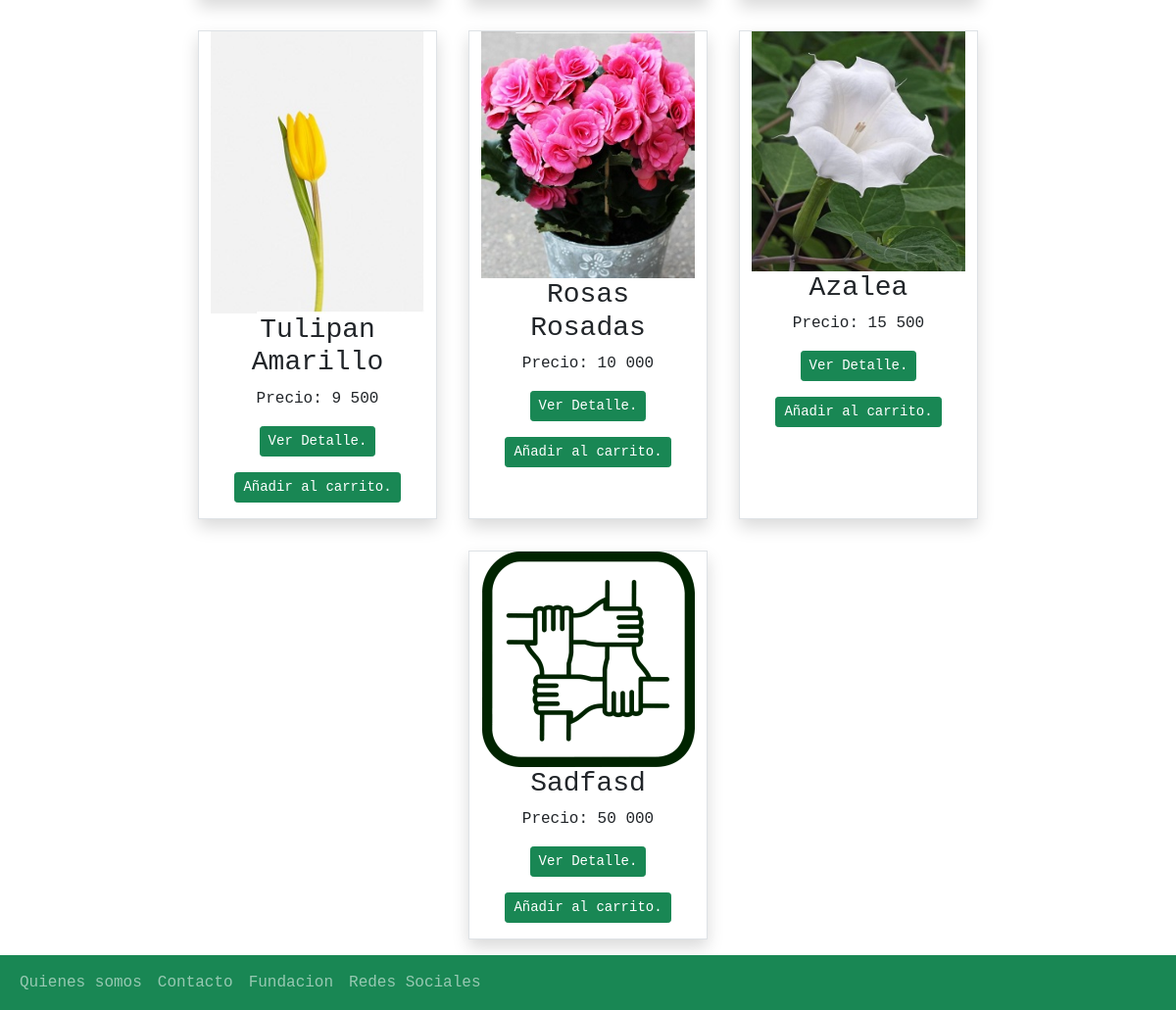
/flores/ (lower part), run on an earlier commit of the app's database.
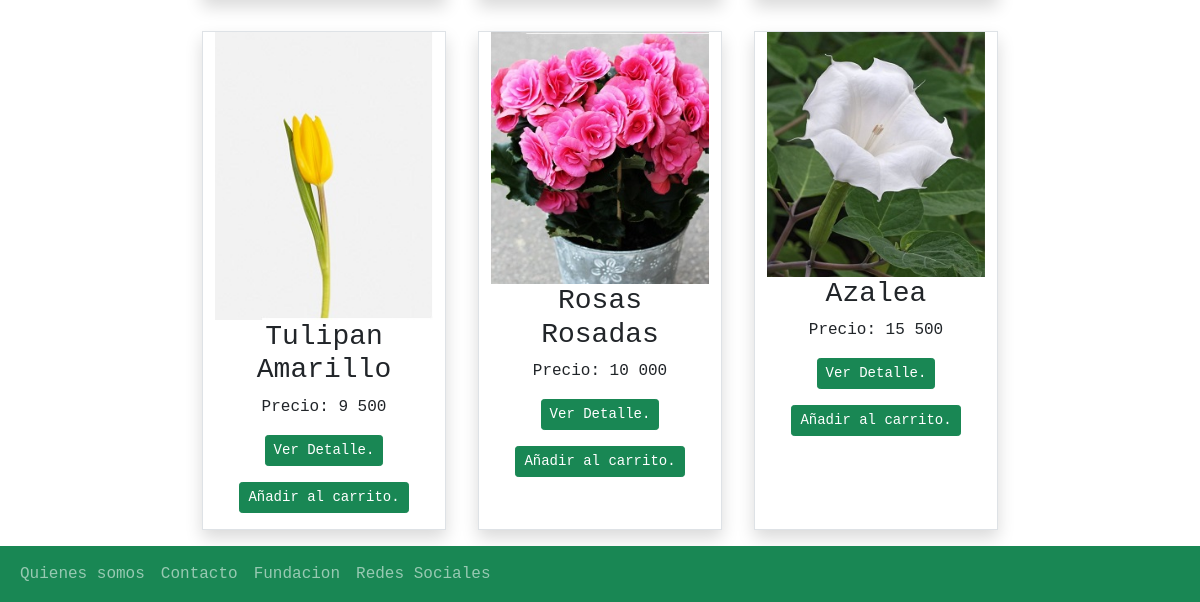
And on a later commit of the database.
### floreriaWeb/models.py (models this page shows, shortened)
class Producto(models.Model):
    id_producto = models.AutoField(primary_key=True)
    nombre = models.CharField(max_length=50)
    precio = models.IntegerField()
    descripcion = models.TextField(max_length=200)
    imgen = models.ImageField(upload_to="productos",null=True)
    categoria =  models.ForeignKey(Categoria, on_delete=models.PROTECT)

### floreriaWeb/views.py (the view)
# urls.py: path('flores/',flores,name="flores"),
def flores(request):
    productos = Producto.objects.all()
    contexto = {
        'productos': productos
    }
    return render(request,'floreriaWeb/flores.html',contexto)

### floreriaWeb/context_processor.py (called while the page is built)
def total_carrito(request):
    total = 0
    if "carrito" in request.session.keys():
        for key, value in request.session["carrito"].items():
            total += int(value["acumulado"])
    return {"total_carrito": total}

### floreriaWeb/templates/floreriaWeb/flores.html (shortened to what this page needs)
{% extends 'floreriaWeb/base.html' %}
{% load static %}
{% block contenido %}
{% load humanize %}
<section>
    <div class="container">
        <div class="row d-flex justify-content-center mx-0">
                {% for p in productos %}
                    {% if p.categoria_id == 1 %}
                        <div class="col-lg-3 col-sm-6 text-center border shadow m-3 ">
                            {% if p.imgen %}
                                <img src="{{ p.imgen.url }} " alt="imagen" class="img-fluid">
                            {% endif %}
                            <h3>{{ p.nombre | title}}</h3>
                            <p>Precio: {{ p.precio | intcomma}}</p>
                            <a href="{% url 'mostrar_producto' p.id_producto %}" class="btn btn-success btn-sm mb-3 " role="button"> Ver Detalle.</a>
                            <a href="{% url 'agregar' p.id_producto %}" class="btn btn-success btn-sm mb-3 " role="button">Añadir al carrito.</a>
                        </div>
                    {% endif %}
                {% endfor %}
        </div>
    </div>
</section>
{% endblock contenido %}

What changed in the data, as far as the page shows it:
removed Producto: imgen (picture), nombre "Sadfasd", precio "50 000"
